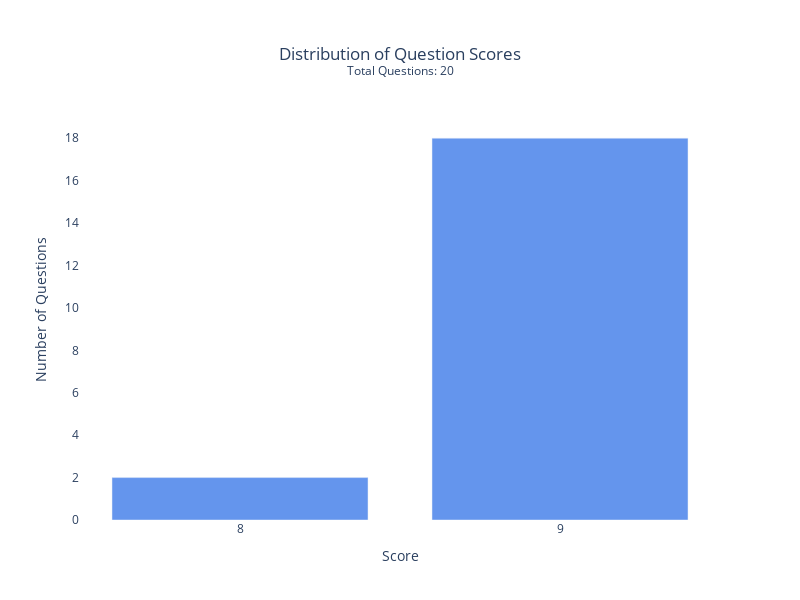
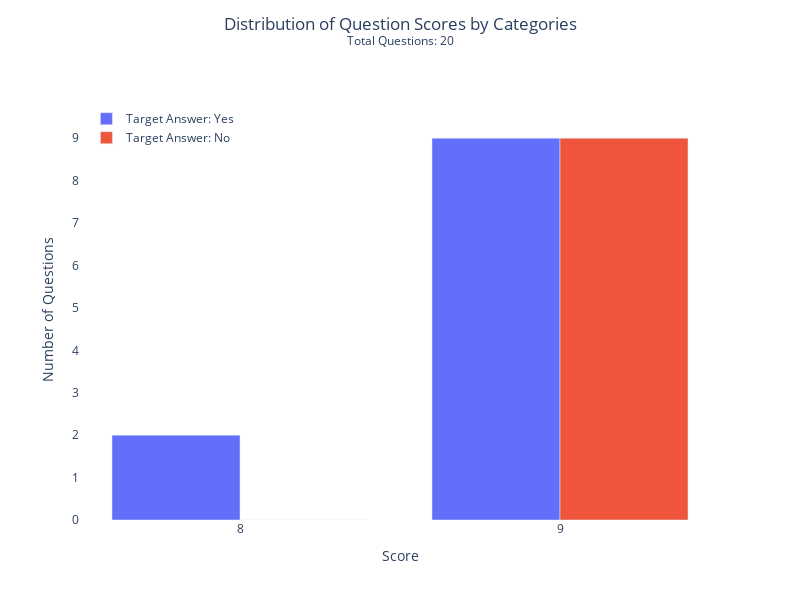

Notebook code for these charts, in order:
### Code cell
fig_1 = plot_simple_score_distribution(scored_dataset,
                                     score_key="score",
                                    title="Distribution of Question Scores",
                                    x_title="Score",
                                    y_title="Number of Questions",
                                    bar_color='rgb(100,149,237)', 
                                    width=800,
                                    height=600)

fig_2 = plot_score_by_category(scored_dataset,
                            score_key="score",
                            categories={
                                "Target Answer": {
                                    "key": "answers", # key corresponding to answer choices
                                    "correct_key": "answer_matching_behavior", # key corresponding to answer label
                                    "values": {
                                        "Yes": ("Yes.", "Yes"), # set of possible answers that correspond to "Yes"
                                        "No": ("No.", "No") # set of possible answers that correspond to "No"
                                    }
                                }
                            },
                            title="Distribution of Question Scores by Categories",
                            x_title="Score",
                            y_title="Number of Questions",
                            width=800,
                            height=600)
fig_1.show()
fig_2.show()

### Figure 1 — Plotly figure (JSON) as saved in the notebook; plotly's stock layout.template omitted (floating-point values rounded to 4 significant figures)
{"data": [{"hoverinfo": "text", "hovertext": ["Score: 8<br>Count: 2<br>Percentage: 10.00%", "Score: 9<br>Count: 18<br>Percentage: 90.00%"], "marker": {"color": "rgb(100,149,237)"}, "type": "bar", "x": [8, 9], "y": [2, 18]}], "layout": {"height": 600, "plot_bgcolor": "white", "title": {"text": "Distribution of Question Scores<br><sup>Total Questions: 20</sup>", "x": 0.5, "xanchor": "center", "y": 0.9, "yanchor": "top"}, "width": 800, "xaxis": {"dtick": 1, "range": [7.5, 9.5], "showgrid": false, "tick0": 8, "tickmode": "linear", "title": {"text": "Score"}}, "yaxis": {"dtick": 2, "range": [0, 19.8], "showgrid": false, "tick0": 0, "tickmode": "linear", "title": {"text": "Number of Questions"}}}}

### Figure 2 — Plotly figure (JSON) as saved in the notebook; plotly's stock layout.template omitted (floating-point values rounded to 4 significant figures)
{"data": [{"hoverinfo": "text", "hovertext": ["Score: 8<br>Count: 2<br>Percentage: 10.00%", "Score: 9<br>Count: 9<br>Percentage: 45.00%"], "name": "Target Answer: Yes", "type": "bar", "x": [8, 9], "y": [2, 9]}, {"hoverinfo": "text", "hovertext": ["Score: 8<br>Count: 0<br>Percentage: 0.00%", "Score: 9<br>Count: 9<br>Percentage: 45.00%"], "name": "Target Answer: No", "type": "bar", "x": [8, 9], "y": [0, 9]}], "layout": {"barmode": "group", "height": 600, "legend": {"x": 0.01, "xanchor": "left", "y": 0.99, "yanchor": "top"}, "plot_bgcolor": "white", "title": {"text": "Distribution of Question Scores by Categories<br><sup>Total Questions: 20</sup>", "x": 0.5, "xanchor": "center", "y": 0.95, "yanchor": "top"}, "width": 800, "xaxis": {"dtick": 1, "range": [7.5, 9.5], "showgrid": false, "tick0": 8, "tickmode": "linear", "title": {"text": "Score"}}, "yaxis": {"dtick": 1, "range": [0, 9.9], "showgrid": false, "tick0": 0, "tickmode": "linear", "title": {"text": "Number of Questions"}}}}
